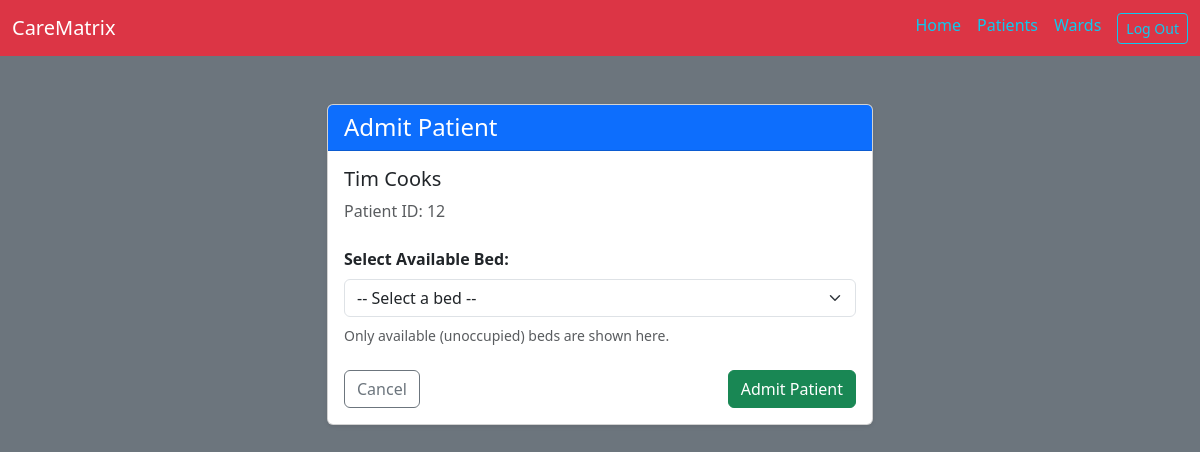
/patients/12/admit/ (signed in), run on the app's committed database.
### patients/models.py (models this page shows, shortened)
class Patient(models.Model):
    first_name = models.CharField(max_length=50)
    last_name = models.CharField(max_length=50)
    date_of_birth = models.DateField()
    gender = models.CharField(max_length=10)
    phone = models.CharField(max_length=15)
    address = models.TextField(blank=True)
    doctor = models.CharField(blank=True, null=True, max_length=100)
    is_high_risk = models.BooleanField(default=False)
    current_bed = models.OneToOneField(Bed, null=True, blank=True, on_delete=models.SET_NULL, related_name='occupant')

### patients/views.py (the view, shortened to what this page needs)
# urls.py: path('<int:pk>/admit/', views.admit_patient, name='admit_patient'),
@login_required
def admit_patient(request, pk):
    patient = get_object_or_404(Patient, pk=pk)
    if patient.current_bed:
        return redirect('patients:patient_detail', pk=patient.pk)
    available_beds = Bed.objects.filter(is_occupied=False)
    return render(request, 'patients/admit_patient.html', {
        'patient': patient,
        'available_beds': available_beds
    })

### patients/templates/patients/admit_patient.html (shortened to what this page needs)
{% extends "base.html" %}
{% block content %}
<div class="row justify-content-center mt-5">
    <div class="col-md-6">
        <div class="card shadow-sm text-dark">
            <div class="card-header bg-primary text-white">
                <h4 class="mb-0">Admit Patient</h4>
            </div>
            <div class="card-body">
                <h5 class="card-title">{{ patient.first_name }} {{ patient.last_name }}</h5>
                <p class="card-text text-muted mb-4">Patient ID: {{ patient.id }}</p>
                {% if patient.current_bed %}
                    <div class="alert alert-warning">
                        <strong>Already Admitted!</strong> This patient is currently admitted to Bed {{ patient.current_bed.bed_number }} in {{ patient.current_bed.ward.name }}.
                        Please discharge them before re-admitting to a different bed.
                    </div>
                    <a href="{% url 'patients:patient_detail' patient.pk %}" class="btn btn-secondary">Back to Patient Profile</a>
                {% elif available_beds %}
                    <form method="POST">
                        <div class="mb-4">
                            <label for="bed_id" class="form-label fw-bold">Select Available Bed:</label>
                            <select name="bed_id" id="bed_id" class="form-select" required>
                                <option value="" disabled selected>-- Select a bed --</option>
                            </select>
                            <div class="form-text mt-2 text-muted">Only available (unoccupied) beds are shown here.</div>
                        </div>
                        <div class="d-flex justify-content-between">
                            <a href="{% url 'patients:patient_detail' patient.pk %}" class="btn btn-outline-secondary">Cancel</a>
                            <button type="submit" class="btn btn-success">Admit Patient</button>
                        </div>
                    </form>
                {% endif %}
            </div>
        </div>
    </div>
</div>
{% endblock %}

### data on the page
Patient: first_name "Tim", last_name "Cooks", id "12"
